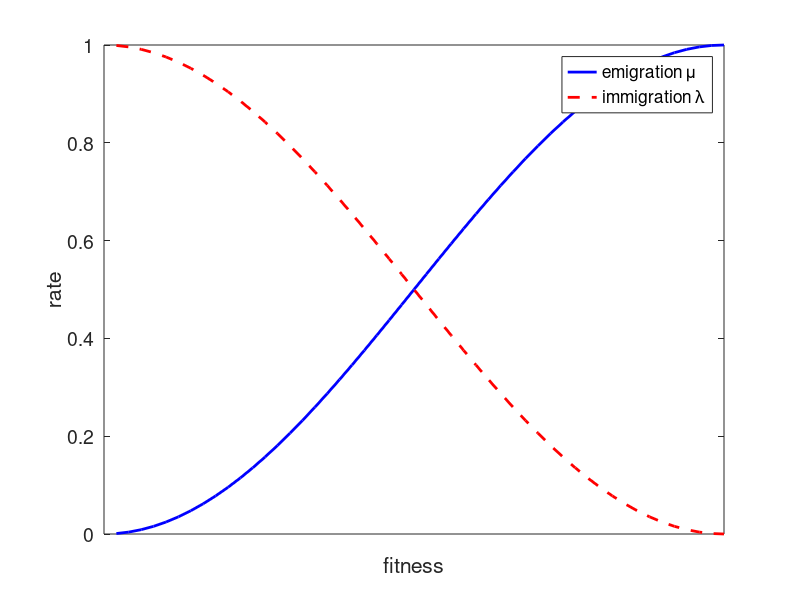

This figure's MATLAB source:
function SinusoidMigration
N = 50;
k = 1 : N;
mu = ( 1 - cos(pi*k / N )) / 2;
lambda = 1 - mu;
close all
figure; 
plot(k, mu, 'b-', 'LineWidth',2.0); hold on
plot(k, lambda, 'r--', 'LineWidth',2.0)
legend('emigration \mu', 'immigration \lambda')
box off
set(gca,'FontSize',14); set(gcf,'Color','White'); set(gca,'Box','on');
set(gca, 'Xtick', [])
xlabel('fitness')
ylabel('rate')